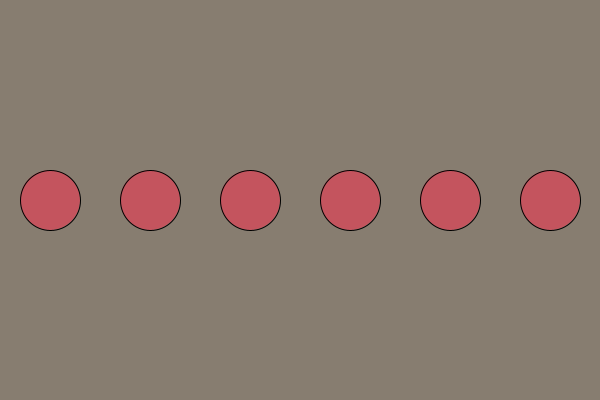
Frame 1 (no input)
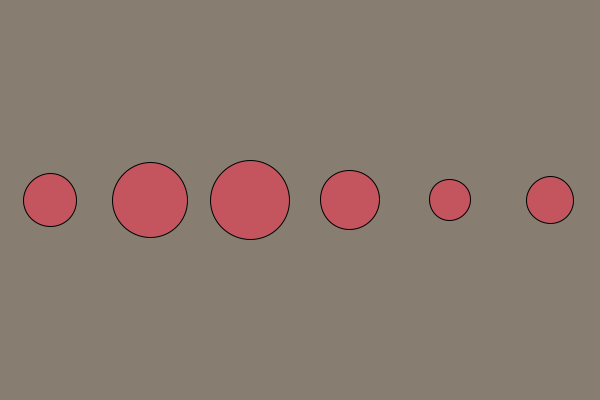
Frame 60 (the mouse pressed at the canvas centre just before this capture)
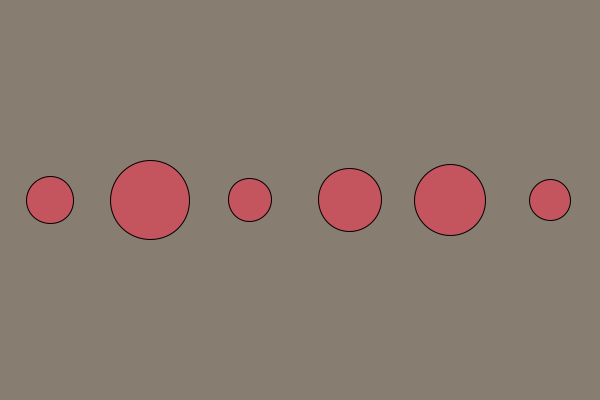
Frame 120 (the mouse held since frame 60 and released just before this capture)

The Processing sketch that drew these frames (run headless with seeded random() and noise(); from frame 60 on, the mouse is pressed at the canvas centre):

// Processing sketch: pulse2
// ── pulse2.pde
float Angle = 0;

void setup() {
   size(600, 400);
   fill(196, 84, 94);
}

void draw() {
   background(135, 125, 112);
   for (int i=0; i<6; i++) {
      float sine_angle = Angle * (1+i/5.0);
      float radius = map(sin(sine_angle), -1, 1, 20, 40);
      ellipse(50+(100*i), 200, 2*radius, 2*radius);
   }
   Angle += .1;
}
